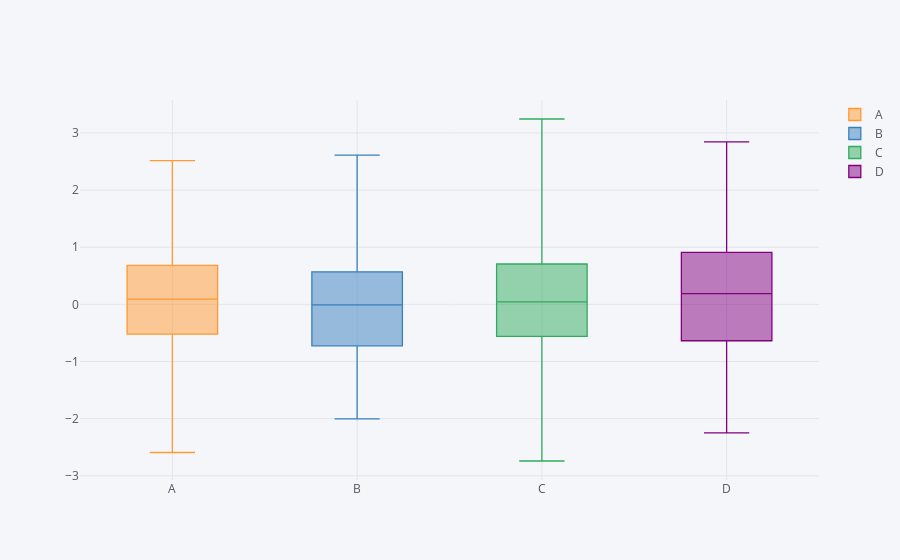

The notebook cell this image was saved under:
### Markdown cell above
## `type = 'box'`

### Code cell
df.iplot(kind = 'box')
